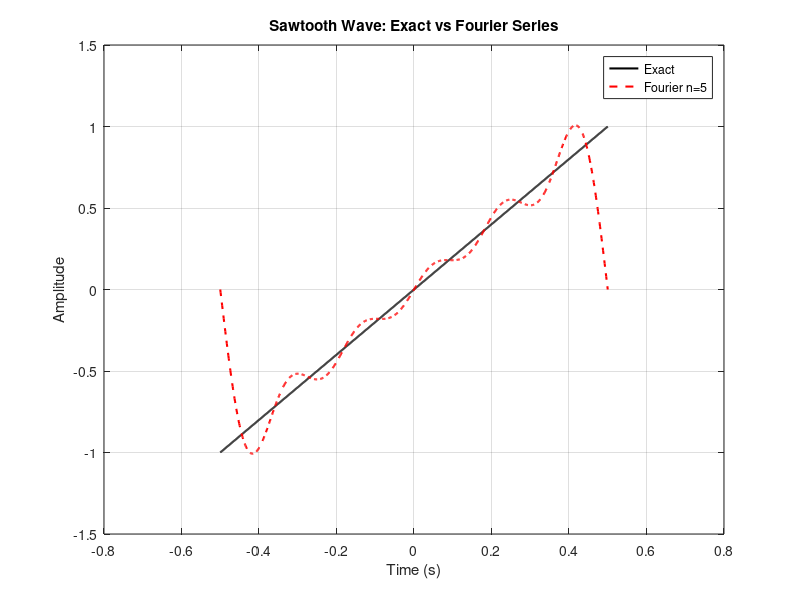

Write MATLAB code to recreate this figure.
% Section B: Sawtooth Wave Synthesis

% Parameters
T = 1;          % Period (seconds)
t = -T/2:0.001:T/2;  % Time vector
N = 1:5;        % Harmonics up to n=5

% Exact sawtooth
f_exact = 2*t;

% Preallocate for Fourier sum
f_fourier = zeros(1,length(t));

% Calculation loop
for n = N
    % Sawtooth wave Fourier series
    an = -(2/pi)*((-1)^n/n);  % Coefficient formula from your derivation
    f_fourier = f_fourier + an*sin(2*pi*n*t/T);
end

% Plot
figure
plot(t, f_exact, 'k-', 'LineWidth', 1.5, 'DisplayName', 'Exact')
hold on
plot(t, f_fourier, 'r--', 'LineWidth', 1.5, 'DisplayName', 'Fourier n=5')
grid on
xlabel('Time (s)')
ylabel('Amplitude')
title('Sawtooth Wave: Exact vs Fourier Series')
legend('Location', 'best')